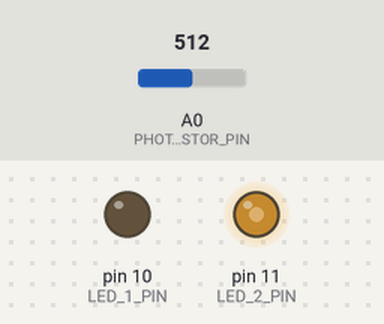
Bench run of a sketch on a simulated Arduino Uno, built with avr-gcc and run on an emulated ATmega328P. Shown: output pins drawn as LEDs (lit = HIGH). The test bench sets the inputs (shaded band); at power-on: A0 (PHOTORESISTOR_PIN) = 512.

Above: at 1.2 s.
1.3 s: A0 (PHOTORESISTOR_PIN) set to 320
At 2.4 s:
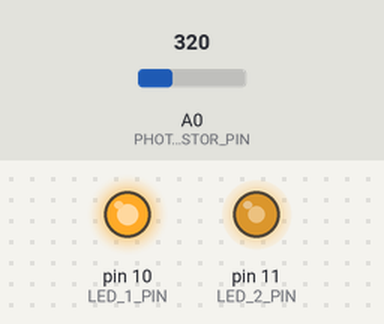
2.8 s: A0 (PHOTORESISTOR_PIN) set to 340
At 3.5 s:
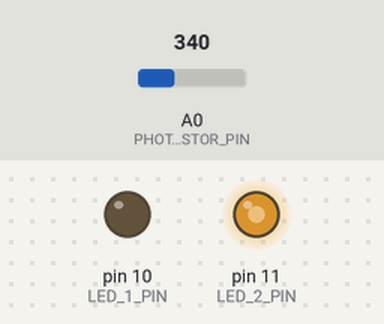
4.3 s: A0 (PHOTORESISTOR_PIN) set to 122
At 4.7 s:
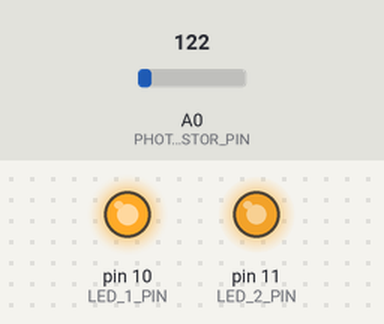
5.8 s: A0 (PHOTORESISTOR_PIN) set to 900
At 7.0 s:
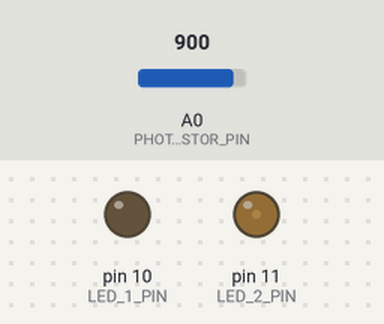
7.3 s: A0 (PHOTORESISTOR_PIN) set to 1023
At 8.2 s:
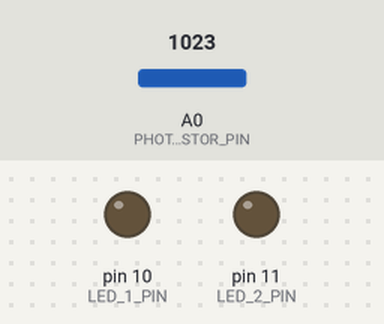
Timing chart, 0 to 9.8 s (numbered marks = the images above; inputs shaded):
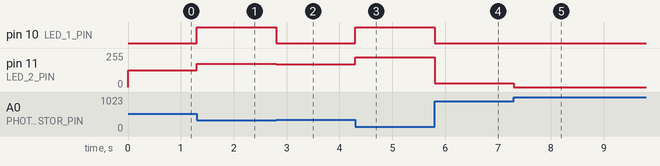

The sketch:

Code.ino
```cpp
#define PHOTORESISTOR_PIN A0
#define LED_1_PIN 10
#define LED_2_PIN 11

#define LUMINOSITY_NIGHT_TRESHOLD 330

void setup() {
  pinMode(LED_1_PIN, OUTPUT);
  pinMode(LED_2_PIN, OUTPUT);
}

void loop() {
  int luminosity = analogRead(PHOTORESISTOR_PIN);

  if (luminosity < LUMINOSITY_NIGHT_TRESHOLD) {
    digitalWrite(LED_1_PIN, HIGH);
  }
  else {
    digitalWrite(LED_1_PIN, LOW);
  }

  int brightness = 255 - luminosity / 4;
  analogWrite(LED_2_PIN, brightness);
}
```

Measured:
- after the input at 1.3 s, pin 10 (LED_1_PIN): LOW → HIGH at once; pin 11 (LED_2_PIN): 127/255 → 175/255 at once
- after the input at 2.8 s, pin 10 (LED_1_PIN): HIGH → LOW at once; pin 11 (LED_2_PIN): 175/255 → 170/255 at once
- after the input at 4.3 s, pin 10 (LED_1_PIN): LOW → HIGH at once; pin 11 (LED_2_PIN): 170/255 → 225/255 at once
- after the input at 5.8 s, pin 10 (LED_1_PIN): HIGH → LOW at once; pin 11 (LED_2_PIN): 225/255 → 30/255 at once
- after the input at 7.3 s, pin 11 (LED_2_PIN): 30/255 → 0/255 at once
